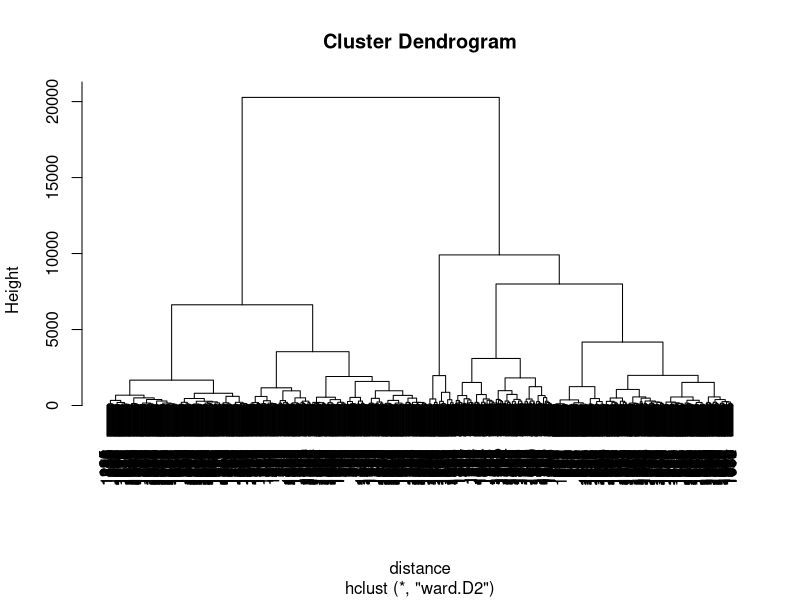

Reproduce this figure in R. (Note: this script raises an error after producing the figure.)

DataSet <- read.csv(file="FEI_CITY_200531102910.csv",header=T,fileEncoding="SJIS")

head(DataSet)
DataToCluster <- DataSet[, c("A4200_死亡数.人.", "A9101_婚姻件数.組.", "A4101_出生数.人.", "A9201_離婚件数.組.")]
head(DataToCluster)

year = c()

for (variable in DataSet$調査年) {
  print(sub("年度", "", variable))
  year = c(year, c(strtoi(sub("年度", "", variable))))
}


year
length(year)

DataToCluster

DataToCluster$A4200_死亡数.人. = as.numeric(DataToCluster$A4200_死亡数.人.)
DataToCluster$A9101_婚姻件数.組. = as.numeric(DataToCluster$A9101_婚姻件数.組.)
DataToCluster$A4101_出生数.人. = as.numeric(DataToCluster$A4101_出生数.人.)
DataToCluster$A9201_離婚件数.組. = as.numeric(DataToCluster$A9201_離婚件数.組.)

DataToCluster$year = year
DataToCluster
distance <- dist(DataToCluster) #ユークリッド距離を求める
# 樹形図作成
hc <- hclust(distance, "ward.D2")
hc

plot(hc)

result <- cutree(hc,k=3)
result

result_df <- DataToCluster

result_df$result = result
result_df$area = DataSet$地域
result_df
head(DataToCluster)


pca = prcomp(DataToCluster)

biplot(pca)
